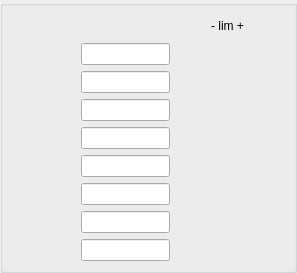
<ui version="4.0">
 <class>TaurusMotorV2</class>
 <widget class="QDialog" name="TaurusMotorV2">
  <property name="geometry">
   <rect>
    <x>0</x>
    <y>0</y>
    <width>297</width>
    <height>272</height>
   </rect>
  </property>
  <property name="sizePolicy">
   <sizepolicy vsizetype="Expanding" hsizetype="Expanding">
    <horstretch>0</horstretch>
    <verstretch>0</verstretch>
   </sizepolicy>
  </property>
  <property name="windowTitle">
   <string>Dialog</string>
  </property>
  <layout class="QGridLayout">
   <property name="leftMargin">
    <number>0</number>
   </property>
   <property name="topMargin">
    <number>0</number>
   </property>
   <property name="rightMargin">
    <number>0</number>
   </property>
   <property name="bottomMargin">
    <number>0</number>
   </property>
   <property name="horizontalSpacing">
    <number>0</number>
   </property>
   <property name="verticalSpacing">
    <number>0</number>
   </property>
   <item row="0" column="0">
    <widget class="TaurusGroupBox" name="TaurusGroupBox">
     <property name="showText">
      <bool>false</bool>
     </property>
     <layout class="QGridLayout">
      <item row="0" column="0">
       <widget class="TaurusStateLed" name="ledState">
        <property name="ledSize">
         <number>24</number>
        </property>
        <property name="useParentModel">
         <bool>true</bool>
        </property>
        <property name="model">
         <string>/State</string>
        </property>
       </widget>
      </item>
      <item row="0" column="1">
       <widget class="TaurusValueLabel" name="labelState">
        <property name="minimumSize">
         <size>
          <width>50</width>
          <height>22</height>
         </size>
        </property>
        <property name="frameShape">
         <enum>QFrame::NoFrame</enum>
        </property>
        <property name="frameShadow">
         <enum>QFrame::Plain</enum>
        </property>
        <property name="showQuality">
         <bool>false</bool>
        </property>
        <property name="useParentModel">
         <bool>true</bool>
        </property>
        <property name="model">
         <string>/State</string>
        </property>
       </widget>
      </item>
      <item row="0" column="3">
       <layout class="QHBoxLayout">
        <item>
         <spacer>
          <property name="orientation">
           <enum>Qt::Horizontal</enum>
          </property>
          <property name="sizeHint">
           <size>
            <width>40</width>
            <height>20</height>
           </size>
          </property>
         </spacer>
        </item>
        <item>
         <widget class="TaurusBoolLed" name="limitN">
          <property name="useParentModel">
           <bool>true</bool>
          </property>
          <property name="ledColor">
           <string>ORANGE</string>
          </property>
          <property name="model">
           <string>/Limit_switches</string>
          </property>
          <property name="boolIndex">
           <number>2</number>
          </property>
         </widget>
        </item>
        <item>
         <widget class="QLabel" name="limitLabel">
          <property name="text">
           <string>- lim +</string>
          </property>
          <property name="alignment">
           <set>Qt::AlignCenter</set>
          </property>
         </widget>
        </item>
       </layout>
      </item>
      <item row="0" column="4">
       <widget class="TaurusBoolLed" name="limitP">
        <property name="useParentModel">
         <bool>true</bool>
        </property>
        <property name="ledColor">
         <string>ORANGE</string>
        </property>
        <property name="model">
         <string>/Limit_switches</string>
        </property>
        <property name="boolIndex">
         <number>1</number>
        </property>
       </widget>
      </item>
      <item row="1" column="0" colspan="2">
       <widget class="TaurusConfigLabel" name="positionLabel">
        <property name="useParentModel">
         <bool>true</bool>
        </property>
        <property name="suffixText">
         <string>:</string>
        </property>
        <property name="model">
         <string>/Position?configuration=label</string>
        </property>
       </widget>
      </item>
      <item row="1" column="2">
       <widget class="TaurusValueLineEdit" name="positionWrite">
        <property name="sizePolicy">
         <sizepolicy vsizetype="Fixed" hsizetype="Expanding">
          <horstretch>0</horstretch>
          <verstretch>0</verstretch>
         </sizepolicy>
        </property>
        <property name="minimumSize">
         <size>
          <width>70</width>
          <height>22</height>
         </size>
        </property>
        <property name="useParentModel">
         <bool>true</bool>
        </property>
        <property name="model">
         <string>/Position</string>
        </property>
       </widget>
      </item>
      <item row="1" column="3">
       <widget class="TaurusValueLabel" name="positionRead">
        <property name="sizePolicy">
         <sizepolicy vsizetype="Fixed" hsizetype="Expanding">
          <horstretch>0</horstretch>
          <verstretch>0</verstretch>
         </sizepolicy>
        </property>
        <property name="minimumSize">
         <size>
          <width>50</width>
          <height>22</height>
         </size>
        </property>
        <property name="useParentModel">
         <bool>true</bool>
        </property>
        <property name="model">
         <string>/Position</string>
        </property>
        <property name="buddy">
         <cstring/>
        </property>
       </widget>
      </item>
      <item row="1" column="4">
       <widget class="TaurusConfigLabel" name="positionUnits">
        <property name="sizePolicy">
         <sizepolicy vsizetype="Preferred" hsizetype="Expanding">
          <horstretch>0</horstretch>
          <verstretch>0</verstretch>
         </sizepolicy>
        </property>
        <property name="minimumSize">
         <size>
          <width>35</width>
          <height>22</height>
         </size>
        </property>
        <property name="maximumSize">
         <size>
          <width>35</width>
          <height>16777215</height>
         </size>
        </property>
        <property name="useParentModel">
         <bool>true</bool>
        </property>
        <property name="model">
         <string>/Position?configuration=unit</string>
        </property>
       </widget>
      </item>
      <item row="2" column="0" colspan="2">
       <widget class="TaurusConfigLabel" name="velocityLabel">
        <property name="useParentModel">
         <bool>true</bool>
        </property>
        <property name="suffixText">
         <string>:</string>
        </property>
        <property name="model">
         <string>/Velocity?configuration=label</string>
        </property>
       </widget>
      </item>
      <item row="2" column="2">
       <widget class="TaurusValueLineEdit" name="velocityWrite">
        <property name="sizePolicy">
         <sizepolicy vsizetype="Fixed" hsizetype="Expanding">
          <horstretch>0</horstretch>
          <verstretch>0</verstretch>
         </sizepolicy>
        </property>
        <property name="minimumSize">
         <size>
          <width>70</width>
          <height>22</height>
         </size>
        </property>
        <property name="useParentModel">
         <bool>true</bool>
        </property>
        <property name="model">
         <string>/Velocity</string>
        </property>
       </widget>
      </item>
      <item row="2" column="3">
       <widget class="TaurusValueLabel" name="velocityRead">
        <property name="sizePolicy">
         <sizepolicy vsizetype="Fixed" hsizetype="Expanding">
          <horstretch>0</horstretch>
          <verstretch>0</verstretch>
         </sizepolicy>
        </property>
        <property name="minimumSize">
         <size>
          <width>50</width>
          <height>22</height>
         </size>
        </property>
        <property name="useParentModel">
         <bool>true</bool>
        </property>
        <property name="model">
         <string>/Velocity</string>
        </property>
        <property name="buddy">
         <cstring/>
        </property>
       </widget>
      </item>
      <item row="2" column="4">
       <widget class="TaurusConfigLabel" name="velocityUnits">
        <property name="sizePolicy">
         <sizepolicy vsizetype="Preferred" hsizetype="Expanding">
          <horstretch>0</horstretch>
          <verstretch>0</verstretch>
         </sizepolicy>
        </property>
        <property name="minimumSize">
         <size>
          <width>35</width>
          <height>22</height>
         </size>
        </property>
        <property name="maximumSize">
         <size>
          <width>35</width>
          <height>16777215</height>
         </size>
        </property>
        <property name="useParentModel">
         <bool>true</bool>
        </property>
        <property name="model">
         <string>/Velocity?configuration=unit</string>
        </property>
       </widget>
      </item>
      <item row="3" column="0" colspan="2">
       <widget class="TaurusConfigLabel" name="accelLabel">
        <property name="useParentModel">
         <bool>true</bool>
        </property>
        <property name="suffixText">
         <string>:</string>
        </property>
        <property name="model">
         <string>/Acceleration?configuration=label</string>
        </property>
       </widget>
      </item>
      <item row="3" column="2">
       <widget class="TaurusValueLineEdit" name="accelWrite">
        <property name="sizePolicy">
         <sizepolicy vsizetype="Fixed" hsizetype="Expanding">
          <horstretch>0</horstretch>
          <verstretch>0</verstretch>
         </sizepolicy>
        </property>
        <property name="minimumSize">
         <size>
          <width>70</width>
          <height>22</height>
         </size>
        </property>
        <property name="useParentModel">
         <bool>true</bool>
        </property>
        <property name="model">
         <string>/Acceleration</string>
        </property>
       </widget>
      </item>
      <item row="3" column="3">
       <widget class="TaurusValueLabel" name="accelRead">
        <property name="sizePolicy">
         <sizepolicy vsizetype="Fixed" hsizetype="Expanding">
          <horstretch>0</horstretch>
          <verstretch>0</verstretch>
         </sizepolicy>
        </property>
        <property name="minimumSize">
         <size>
          <width>50</width>
          <height>22</height>
         </size>
        </property>
        <property name="useParentModel">
         <bool>true</bool>
        </property>
        <property name="model">
         <string>/Acceleration</string>
        </property>
        <property name="buddy">
         <cstring/>
        </property>
       </widget>
      </item>
      <item row="3" column="4">
       <widget class="TaurusConfigLabel" name="accelUnits">
        <property name="sizePolicy">
         <sizepolicy vsizetype="Preferred" hsizetype="Expanding">
          <horstretch>0</horstretch>
          <verstretch>0</verstretch>
         </sizepolicy>
        </property>
        <property name="minimumSize">
         <size>
          <width>35</width>
          <height>22</height>
         </size>
        </property>
        <property name="maximumSize">
         <size>
          <width>35</width>
          <height>16777215</height>
         </size>
        </property>
        <property name="useParentModel">
         <bool>true</bool>
        </property>
        <property name="model">
         <string>/Acceleration?configuration=unit</string>
        </property>
       </widget>
      </item>
      <item row="4" column="0" colspan="2">
       <widget class="TaurusConfigLabel" name="decelLabel">
        <property name="useParentModel">
         <bool>true</bool>
        </property>
        <property name="suffixText">
         <string>:</string>
        </property>
        <property name="model">
         <string>/Deceleration?configuration=label</string>
        </property>
       </widget>
      </item>
      <item row="4" column="2">
       <widget class="TaurusValueLineEdit" name="decelWrite">
        <property name="sizePolicy">
         <sizepolicy vsizetype="Fixed" hsizetype="Expanding">
          <horstretch>0</horstretch>
          <verstretch>0</verstretch>
         </sizepolicy>
        </property>
        <property name="minimumSize">
         <size>
          <width>70</width>
          <height>22</height>
         </size>
        </property>
        <property name="useParentModel">
         <bool>true</bool>
        </property>
        <property name="model">
         <string>/Deceleration</string>
        </property>
       </widget>
      </item>
      <item row="4" column="3">
       <widget class="TaurusValueLabel" name="decelRead">
        <property name="sizePolicy">
         <sizepolicy vsizetype="Fixed" hsizetype="Expanding">
          <horstretch>0</horstretch>
          <verstretch>0</verstretch>
         </sizepolicy>
        </property>
        <property name="minimumSize">
         <size>
          <width>50</width>
          <height>22</height>
         </size>
        </property>
        <property name="useParentModel">
         <bool>true</bool>
        </property>
        <property name="model">
         <string>/Deceleration</string>
        </property>
        <property name="buddy">
         <cstring/>
        </property>
       </widget>
      </item>
      <item row="4" column="4">
       <widget class="TaurusConfigLabel" name="decelUnits">
        <property name="sizePolicy">
         <sizepolicy vsizetype="Preferred" hsizetype="Expanding">
          <horstretch>0</horstretch>
          <verstretch>0</verstretch>
         </sizepolicy>
        </property>
        <property name="minimumSize">
         <size>
          <width>35</width>
          <height>22</height>
         </size>
        </property>
        <property name="maximumSize">
         <size>
          <width>35</width>
          <height>16777215</height>
         </size>
        </property>
        <property name="useParentModel">
         <bool>true</bool>
        </property>
        <property name="model">
         <string>/Deceleration?configuration=unit</string>
        </property>
       </widget>
      </item>
      <item row="5" column="0" colspan="2">
       <widget class="TaurusConfigLabel" name="offsetLabel">
        <property name="useParentModel">
         <bool>true</bool>
        </property>
        <property name="suffixText">
         <string>:</string>
        </property>
        <property name="model">
         <string>/Offset?configuration=label</string>
        </property>
       </widget>
      </item>
      <item row="5" column="2">
       <widget class="TaurusValueLineEdit" name="offsetWrite">
        <property name="sizePolicy">
         <sizepolicy vsizetype="Fixed" hsizetype="Expanding">
          <horstretch>0</horstretch>
          <verstretch>0</verstretch>
         </sizepolicy>
        </property>
        <property name="minimumSize">
         <size>
          <width>70</width>
          <height>22</height>
         </size>
        </property>
        <property name="useParentModel">
         <bool>true</bool>
        </property>
        <property name="model">
         <string>/Offset</string>
        </property>
       </widget>
      </item>
      <item row="5" column="3">
       <widget class="TaurusValueLabel" name="offsetRead">
        <property name="sizePolicy">
         <sizepolicy vsizetype="Fixed" hsizetype="Expanding">
          <horstretch>0</horstretch>
          <verstretch>0</verstretch>
         </sizepolicy>
        </property>
        <property name="minimumSize">
         <size>
          <width>50</width>
          <height>22</height>
         </size>
        </property>
        <property name="useParentModel">
         <bool>true</bool>
        </property>
        <property name="model">
         <string>/Offset</string>
        </property>
        <property name="buddy">
         <cstring/>
        </property>
       </widget>
      </item>
      <item row="5" column="4">
       <widget class="TaurusConfigLabel" name="offsetUnits">
        <property name="sizePolicy">
         <sizepolicy vsizetype="Preferred" hsizetype="Expanding">
          <horstretch>0</horstretch>
          <verstretch>0</verstretch>
         </sizepolicy>
        </property>
        <property name="minimumSize">
         <size>
          <width>35</width>
          <height>22</height>
         </size>
        </property>
        <property name="maximumSize">
         <size>
          <width>35</width>
          <height>16777215</height>
         </size>
        </property>
        <property name="useParentModel">
         <bool>true</bool>
        </property>
        <property name="model">
         <string>/Offset?configuration=unit</string>
        </property>
       </widget>
      </item>
      <item row="6" column="0" colspan="2">
       <widget class="TaurusConfigLabel" name="baseRateLabel">
        <property name="useParentModel">
         <bool>true</bool>
        </property>
        <property name="suffixText">
         <string>:</string>
        </property>
        <property name="model">
         <string>/Base_rate?configuration=label</string>
        </property>
       </widget>
      </item>
      <item row="6" column="2">
       <widget class="TaurusValueLineEdit" name="baseRateWrite">
        <property name="sizePolicy">
         <sizepolicy vsizetype="Fixed" hsizetype="Expanding">
          <horstretch>0</horstretch>
          <verstretch>0</verstretch>
         </sizepolicy>
        </property>
        <property name="minimumSize">
         <size>
          <width>70</width>
          <height>22</height>
         </size>
        </property>
        <property name="useParentModel">
         <bool>true</bool>
        </property>
        <property name="model">
         <string>/Base_rate</string>
        </property>
       </widget>
      </item>
      <item row="6" column="3">
       <widget class="TaurusValueLabel" name="baseRateRead">
        <property name="sizePolicy">
         <sizepolicy vsizetype="Fixed" hsizetype="Expanding">
          <horstretch>0</horstretch>
          <verstretch>0</verstretch>
         </sizepolicy>
        </property>
        <property name="minimumSize">
         <size>
          <width>50</width>
          <height>22</height>
         </size>
        </property>
        <property name="useParentModel">
         <bool>true</bool>
        </property>
        <property name="model">
         <string>/Base_rate</string>
        </property>
       </widget>
      </item>
      <item row="6" column="4">
       <widget class="TaurusConfigLabel" name="baseRateUnits">
        <property name="sizePolicy">
         <sizepolicy vsizetype="Preferred" hsizetype="Expanding">
          <horstretch>0</horstretch>
          <verstretch>0</verstretch>
         </sizepolicy>
        </property>
        <property name="minimumSize">
         <size>
          <width>35</width>
          <height>22</height>
         </size>
        </property>
        <property name="maximumSize">
         <size>
          <width>35</width>
          <height>16777215</height>
         </size>
        </property>
        <property name="useParentModel">
         <bool>true</bool>
        </property>
        <property name="model">
         <string>/Base_rate?configuration=unit</string>
        </property>
       </widget>
      </item>
      <item row="7" column="0" colspan="2">
       <widget class="TaurusConfigLabel" name="stepsUnitLabel">
        <property name="useParentModel">
         <bool>true</bool>
        </property>
        <property name="suffixText">
         <string>:</string>
        </property>
        <property name="model">
         <string>/Step_per_unit?configuration=label</string>
        </property>
       </widget>
      </item>
      <item row="7" column="2">
       <widget class="TaurusValueLineEdit" name="stepsUnitsWrite">
        <property name="sizePolicy">
         <sizepolicy vsizetype="Fixed" hsizetype="Expanding">
          <horstretch>0</horstretch>
          <verstretch>0</verstretch>
         </sizepolicy>
        </property>
        <property name="minimumSize">
         <size>
          <width>70</width>
          <height>22</height>
         </size>
        </property>
        <property name="useParentModel">
         <bool>true</bool>
        </property>
        <property name="model">
         <string>/Step_per_unit</string>
        </property>
       </widget>
      </item>
      <item row="7" column="3">
       <widget class="TaurusValueLabel" name="stepsUnitRead">
        <property name="sizePolicy">
         <sizepolicy vsizetype="Fixed" hsizetype="Expanding">
          <horstretch>0</horstretch>
          <verstretch>0</verstretch>
         </sizepolicy>
        </property>
        <property name="minimumSize">
         <size>
          <width>50</width>
          <height>22</height>
         </size>
        </property>
        <property name="useParentModel">
         <bool>true</bool>
        </property>
        <property name="model">
         <string>/Step_per_unit</string>
        </property>
        <property name="buddy">
         <cstring/>
        </property>
       </widget>
      </item>
      <item row="7" column="4">
       <widget class="TaurusConfigLabel" name="stepsUnitUnits">
        <property name="sizePolicy">
         <sizepolicy vsizetype="Preferred" hsizetype="Expanding">
          <horstretch>0</horstretch>
          <verstretch>0</verstretch>
         </sizepolicy>
        </property>
        <property name="minimumSize">
         <size>
          <width>35</width>
          <height>22</height>
         </size>
        </property>
        <property name="maximumSize">
         <size>
          <width>35</width>
          <height>16777215</height>
         </size>
        </property>
        <property name="useParentModel">
         <bool>true</bool>
        </property>
        <property name="model">
         <string>/Step_per_unit?configuration=unit</string>
        </property>
       </widget>
      </item>
      <item row="8" column="0" colspan="2">
       <widget class="TaurusConfigLabel" name="backlashLabel">
        <property name="useParentModel">
         <bool>true</bool>
        </property>
        <property name="suffixText">
         <string>:</string>
        </property>
        <property name="model">
         <string>/Backlash?configuration=label</string>
        </property>
       </widget>
      </item>
      <item row="8" column="2">
       <widget class="TaurusValueLineEdit" name="backlashWrite">
        <property name="sizePolicy">
         <sizepolicy vsizetype="Fixed" hsizetype="Expanding">
          <horstretch>0</horstretch>
          <verstretch>0</verstretch>
         </sizepolicy>
        </property>
        <property name="minimumSize">
         <size>
          <width>70</width>
          <height>22</height>
         </size>
        </property>
        <property name="useParentModel">
         <bool>true</bool>
        </property>
        <property name="model">
         <string>/Backlash</string>
        </property>
       </widget>
      </item>
      <item row="8" column="3">
       <widget class="TaurusValueLabel" name="backlashRead">
        <property name="sizePolicy">
         <sizepolicy vsizetype="Fixed" hsizetype="Expanding">
          <horstretch>0</horstretch>
          <verstretch>0</verstretch>
         </sizepolicy>
        </property>
        <property name="minimumSize">
         <size>
          <width>50</width>
          <height>22</height>
         </size>
        </property>
        <property name="useParentModel">
         <bool>true</bool>
        </property>
        <property name="model">
         <string>/Backlash</string>
        </property>
       </widget>
      </item>
      <item row="8" column="4">
       <widget class="TaurusConfigLabel" name="backlashUnits">
        <property name="sizePolicy">
         <sizepolicy vsizetype="Preferred" hsizetype="Expanding">
          <horstretch>0</horstretch>
          <verstretch>0</verstretch>
         </sizepolicy>
        </property>
        <property name="minimumSize">
         <size>
          <width>35</width>
          <height>22</height>
         </size>
        </property>
        <property name="maximumSize">
         <size>
          <width>35</width>
          <height>16777215</height>
         </size>
        </property>
        <property name="useParentModel">
         <bool>true</bool>
        </property>
        <property name="model">
         <string>/Backlash?configuration=unit</string>
        </property>
       </widget>
      </item>
     </layout>
    </widget>
   </item>
  </layout>
 </widget>
 <customwidgets>
  <customwidget>
   <class>TaurusGroupBox</class>
   <extends>QGroupBox</extends>
   <header>taurus.qt.qtgui.container</header>
   <container>1</container>
  </customwidget>
  <customwidget>
   <class>TaurusStateLed</class>
   <extends>QLabel</extends>
   <header>taurus.qt.qtgui.display</header>
  </customwidget>
  <customwidget>
   <class>TaurusBoolLed</class>
   <extends>QLabel</extends>
   <header>taurus.qt.qtgui.display</header>
  </customwidget>
  <customwidget>
   <class>TaurusValueLineEdit</class>
   <extends>QLineEdit</extends>
   <header>taurus.qt.qtgui.input</header>
  </customwidget>
  <customwidget>
   <class>TaurusConfigLabel</class>
   <extends>QLabel</extends>
   <header>taurus.qt.qtgui.display</header>
  </customwidget>
  <customwidget>
   <class>TaurusValueLabel</class>
   <extends>QLabel</extends>
   <header>taurus.qt.qtgui.display</header>
  </customwidget>
 </customwidgets>
 <resources/>
 <connections/>
</ui>
